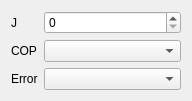
<?xml version="1.0" encoding="UTF-8"?>
<ui version="4.0">
 <class>AckForm</class>
 <widget class="QWidget" name="AckForm">
  <property name="geometry">
   <rect>
    <x>0</x>
    <y>0</y>
    <width>192</width>
    <height>90</height>
   </rect>
  </property>
  <property name="windowTitle">
   <string>Form</string>
  </property>
  <layout class="QFormLayout" name="formLayout">
   <item row="0" column="0">
    <widget class="QLabel" name="label">
     <property name="text">
      <string>J</string>
     </property>
    </widget>
   </item>
   <item row="0" column="1">
    <widget class="QSpinBox" name="sbJ"/>
   </item>
   <item row="1" column="0">
    <widget class="QLabel" name="label_2">
     <property name="text">
      <string>COP</string>
     </property>
    </widget>
   </item>
   <item row="1" column="1">
    <widget class="QComboBox" name="cbCop"/>
   </item>
   <item row="2" column="0">
    <widget class="QLabel" name="label_3">
     <property name="text">
      <string>Error</string>
     </property>
    </widget>
   </item>
   <item row="2" column="1">
    <widget class="QComboBox" name="cbError"/>
   </item>
  </layout>
 </widget>
 <resources/>
 <connections/>
</ui>
